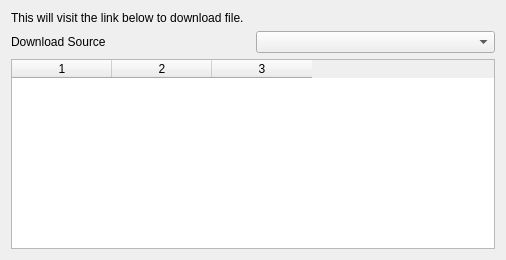
<?xml version="1.0" encoding="UTF-8"?>
<ui version="4.0">
 <class>DownloadDialog</class>
 <widget class="QDialog" name="DownloadDialog">
  <property name="geometry">
   <rect>
    <x>0</x>
    <y>0</y>
    <width>506</width>
    <height>260</height>
   </rect>
  </property>
  <property name="windowTitle">
   <string>Download Data</string>
  </property>
  <layout class="QVBoxLayout" name="verticalLayout_2">
   <item>
    <widget class="QLabel" name="label">
     <property name="text">
      <string>This will visit the link below to download file.</string>
     </property>
     <property name="wordWrap">
      <bool>true</bool>
     </property>
    </widget>
   </item>
   <item>
    <layout class="QHBoxLayout" name="horizontalLayout_2">
     <item>
      <widget class="QLabel" name="label_3">
       <property name="text">
        <string>Download Source</string>
       </property>
      </widget>
     </item>
     <item>
      <widget class="QComboBox" name="comboBox"/>
     </item>
    </layout>
   </item>
   <item>
    <widget class="QTableWidget" name="tableWidget">
     <property name="rowCount">
      <number>0</number>
     </property>
     <property name="columnCount">
      <number>3</number>
     </property>
     <attribute name="horizontalHeaderShowSortIndicator" stdset="0">
      <bool>false</bool>
     </attribute>
     <attribute name="horizontalHeaderStretchLastSection">
      <bool>false</bool>
     </attribute>
     <column/>
     <column/>
     <column/>
    </widget>
   </item>
  </layout>
 </widget>
 <resources/>
 <connections/>
</ui>
